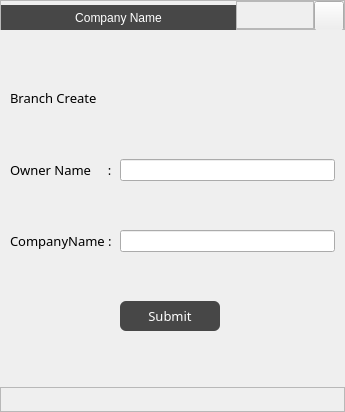
<?xml version="1.0" encoding="UTF-8"?>
<ui version="4.0">
 <class>MainWindow</class>
 <widget class="QMainWindow" name="MainWindow">
  <property name="geometry">
   <rect>
    <x>0</x>
    <y>0</y>
    <width>345</width>
    <height>412</height>
   </rect>
  </property>
  <property name="windowTitle">
   <string>MainWindow</string>
  </property>
  <widget class="QWidget" name="centralwidget">
   <layout class="QVBoxLayout" name="verticalLayout">
    <property name="leftMargin">
     <number>0</number>
    </property>
    <property name="topMargin">
     <number>0</number>
    </property>
    <property name="rightMargin">
     <number>0</number>
    </property>
    <property name="bottomMargin">
     <number>0</number>
    </property>
    <item>
     <widget class="QFrame" name="frame">
      <property name="minimumSize">
       <size>
        <width>0</width>
        <height>30</height>
       </size>
      </property>
      <property name="maximumSize">
       <size>
        <width>16777215</width>
        <height>30</height>
       </size>
      </property>
      <property name="frameShape">
       <enum>QFrame::StyledPanel</enum>
      </property>
      <property name="frameShadow">
       <enum>QFrame::Raised</enum>
      </property>
      <layout class="QGridLayout" name="gridLayout_5">
       <property name="leftMargin">
        <number>0</number>
       </property>
       <property name="topMargin">
        <number>0</number>
       </property>
       <property name="rightMargin">
        <number>0</number>
       </property>
       <property name="bottomMargin">
        <number>0</number>
       </property>
       <property name="spacing">
        <number>0</number>
       </property>
       <item row="0" column="2">
        <widget class="QPushButton" name="pbClose">
         <property name="minimumSize">
          <size>
           <width>30</width>
           <height>30</height>
          </size>
         </property>
         <property name="maximumSize">
          <size>
           <width>30</width>
           <height>30</height>
          </size>
         </property>
         <property name="text">
          <string/>
         </property>
         <property name="icon">
          <iconset resource="../icons/icons.qrc">
           <normaloff>:/newPrefix/icons/x.svg</normaloff>:/newPrefix/icons/x.svg</iconset>
         </property>
         <property name="iconSize">
          <size>
           <width>20</width>
           <height>20</height>
          </size>
         </property>
        </widget>
       </item>
       <item row="0" column="0">
        <widget class="QLabel" name="lbCompanyName">
         <property name="minimumSize">
          <size>
           <width>235</width>
           <height>25</height>
          </size>
         </property>
         <property name="maximumSize">
          <size>
           <width>45</width>
           <height>20</height>
          </size>
         </property>
         <property name="styleSheet">
          <string notr="true">background-color: rgb(71, 71, 71);
color: rgb(255, 255, 255);
font: 75 10pt &quot;MS Shell Dlg 2&quot;;
</string>
         </property>
         <property name="text">
          <string>Company Name</string>
         </property>
         <property name="alignment">
          <set>Qt::AlignCenter</set>
         </property>
        </widget>
       </item>
       <item row="0" column="1">
        <widget class="QFrame" name="frame_3">
         <property name="minimumSize">
          <size>
           <width>0</width>
           <height>25</height>
          </size>
         </property>
         <property name="maximumSize">
          <size>
           <width>16777215</width>
           <height>30</height>
          </size>
         </property>
         <property name="frameShape">
          <enum>QFrame::StyledPanel</enum>
         </property>
         <property name="frameShadow">
          <enum>QFrame::Raised</enum>
         </property>
        </widget>
       </item>
      </layout>
     </widget>
    </item>
    <item>
     <widget class="QWidget" name="widget" native="true">
      <property name="minimumSize">
       <size>
        <width>345</width>
        <height>345</height>
       </size>
      </property>
      <property name="styleSheet">
       <string notr="true">QWidget{
	font: 75 10pt &quot;Sitka Small&quot;;
}

QPushButton{

	font: 75 10pt &quot;Sitka Small&quot;;
border-radius:06px;
background-color: rgb(71, 71, 71);
color: rgb(255, 255, 255);


}
QPushButton:selected {
  background: #1464A0;
  color: #19232d;
}



</string>
      </property>
      <layout class="QGridLayout" name="gridLayout">
       <property name="leftMargin">
        <number>10</number>
       </property>
       <property name="topMargin">
        <number>0</number>
       </property>
       <property name="rightMargin">
        <number>10</number>
       </property>
       <property name="bottomMargin">
        <number>0</number>
       </property>
       <property name="spacing">
        <number>0</number>
       </property>
       <item row="4" column="0">
        <widget class="QLabel" name="label_2">
         <property name="font">
          <font>
           <family>Sitka Small</family>
           <pointsize>10</pointsize>
           <weight>9</weight>
           <italic>false</italic>
           <bold>false</bold>
          </font>
         </property>
         <property name="text">
          <string>Owner Name     :</string>
         </property>
        </widget>
       </item>
       <item row="6" column="1" colspan="2">
        <widget class="QPushButton" name="pushButton_7">
         <property name="minimumSize">
          <size>
           <width>20</width>
           <height>25</height>
          </size>
         </property>
         <property name="maximumSize">
          <size>
           <width>100</width>
           <height>30</height>
          </size>
         </property>
         <property name="font">
          <font>
           <family>Sitka Small</family>
           <pointsize>10</pointsize>
           <weight>9</weight>
           <italic>false</italic>
           <bold>false</bold>
          </font>
         </property>
         <property name="styleSheet">
          <string notr="true"/>
         </property>
         <property name="text">
          <string>Submit</string>
         </property>
        </widget>
       </item>
       <item row="5" column="0">
        <widget class="QLabel" name="label_3">
         <property name="font">
          <font>
           <family>Sitka Small</family>
           <pointsize>10</pointsize>
           <weight>9</weight>
           <italic>false</italic>
           <bold>false</bold>
          </font>
         </property>
         <property name="text">
          <string>CompanyName :</string>
         </property>
        </widget>
       </item>
       <item row="2" column="0">
        <widget class="QLabel" name="label">
         <property name="minimumSize">
          <size>
           <width>110</width>
           <height>25</height>
          </size>
         </property>
         <property name="maximumSize">
          <size>
           <width>100</width>
           <height>25</height>
          </size>
         </property>
         <property name="font">
          <font>
           <family>Sitka Small</family>
           <pointsize>10</pointsize>
           <weight>9</weight>
           <italic>false</italic>
           <bold>false</bold>
          </font>
         </property>
         <property name="text">
          <string>Branch Create</string>
         </property>
        </widget>
       </item>
       <item row="5" column="1" colspan="2">
        <widget class="QLineEdit" name="lineEdit_2"/>
       </item>
       <item row="4" column="1">
        <widget class="QLineEdit" name="lineEdit">
         <property name="minimumSize">
          <size>
           <width>200</width>
           <height>0</height>
          </size>
         </property>
         <property name="maximumSize">
          <size>
           <width>16777215</width>
           <height>16777215</height>
          </size>
         </property>
        </widget>
       </item>
      </layout>
     </widget>
    </item>
    <item>
     <widget class="QFrame" name="frame_4">
      <property name="minimumSize">
       <size>
        <width>335</width>
        <height>25</height>
       </size>
      </property>
      <property name="maximumSize">
       <size>
        <width>16666666</width>
        <height>25</height>
       </size>
      </property>
      <property name="frameShape">
       <enum>QFrame::StyledPanel</enum>
      </property>
      <property name="frameShadow">
       <enum>QFrame::Raised</enum>
      </property>
     </widget>
    </item>
   </layout>
  </widget>
 </widget>
 <resources>
  <include location="../icons/icons.qrc"/>
 </resources>
 <connections/>
</ui>
